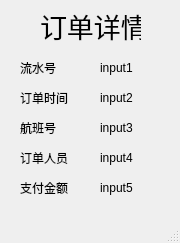
<?xml version="1.0" encoding="UTF-8"?>
<ui version="4.0">
 <class>MainWindow</class>
 <widget class="QMainWindow" name="MainWindow">
  <property name="geometry">
   <rect>
    <x>0</x>
    <y>0</y>
    <width>180</width>
    <height>243</height>
   </rect>
  </property>
  <property name="windowTitle">
   <string>MainWindow</string>
  </property>
  <widget class="QWidget" name="centralwidget">
   <widget class="QLabel" name="label">
    <property name="geometry">
     <rect>
      <x>40</x>
      <y>10</y>
      <width>101</width>
      <height>31</height>
     </rect>
    </property>
    <property name="font">
     <font>
      <pointsize>20</pointsize>
     </font>
    </property>
    <property name="text">
     <string>订单详情</string>
    </property>
   </widget>
   <widget class="QLabel" name="label_2">
    <property name="geometry">
     <rect>
      <x>20</x>
      <y>60</y>
      <width>60</width>
      <height>16</height>
     </rect>
    </property>
    <property name="text">
     <string>流水号</string>
    </property>
   </widget>
   <widget class="QLabel" name="label_3">
    <property name="geometry">
     <rect>
      <x>20</x>
      <y>90</y>
      <width>60</width>
      <height>16</height>
     </rect>
    </property>
    <property name="text">
     <string>订单时间</string>
    </property>
   </widget>
   <widget class="QLabel" name="label_4">
    <property name="geometry">
     <rect>
      <x>20</x>
      <y>180</y>
      <width>60</width>
      <height>16</height>
     </rect>
    </property>
    <property name="text">
     <string>支付金额</string>
    </property>
   </widget>
   <widget class="QLabel" name="label_5">
    <property name="geometry">
     <rect>
      <x>20</x>
      <y>150</y>
      <width>60</width>
      <height>16</height>
     </rect>
    </property>
    <property name="text">
     <string>订单人员</string>
    </property>
   </widget>
   <widget class="QLabel" name="label_6">
    <property name="geometry">
     <rect>
      <x>20</x>
      <y>120</y>
      <width>60</width>
      <height>16</height>
     </rect>
    </property>
    <property name="text">
     <string>航班号</string>
    </property>
   </widget>
   <widget class="QLabel" name="input1">
    <property name="geometry">
     <rect>
      <x>100</x>
      <y>60</y>
      <width>60</width>
      <height>16</height>
     </rect>
    </property>
    <property name="text">
     <string>input1</string>
    </property>
   </widget>
   <widget class="QLabel" name="input2">
    <property name="geometry">
     <rect>
      <x>100</x>
      <y>90</y>
      <width>60</width>
      <height>16</height>
     </rect>
    </property>
    <property name="text">
     <string>input2</string>
    </property>
   </widget>
   <widget class="QLabel" name="input3">
    <property name="geometry">
     <rect>
      <x>100</x>
      <y>120</y>
      <width>60</width>
      <height>16</height>
     </rect>
    </property>
    <property name="text">
     <string>input3</string>
    </property>
   </widget>
   <widget class="QLabel" name="input4">
    <property name="geometry">
     <rect>
      <x>100</x>
      <y>150</y>
      <width>60</width>
      <height>16</height>
     </rect>
    </property>
    <property name="text">
     <string>input4</string>
    </property>
   </widget>
   <widget class="QLabel" name="input5">
    <property name="geometry">
     <rect>
      <x>100</x>
      <y>180</y>
      <width>60</width>
      <height>16</height>
     </rect>
    </property>
    <property name="text">
     <string>input5</string>
    </property>
   </widget>
  </widget>
  <widget class="QStatusBar" name="statusbar"/>
 </widget>
 <resources/>
 <connections/>
</ui>
